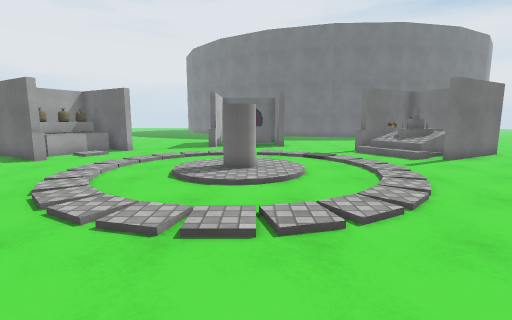
view 1 (above)

18 first-person views from a walk through a Unity game level. The camera is 1.4 m above the floor, tilts 8° down and sees 85° across. The floor is counted in squares, 1 m on a side. Each view is taken from the middle of a square. On the plan, view 1 faces up. The plan holds only what a view shows up to about 14 squares ahead; the rest is blank. The place goes on beyond the plan. The player is left out. Some animated figures are left out. Some surface patterns are stand-ins.

view 2
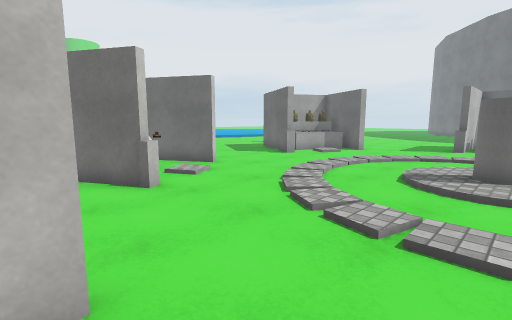

view 3
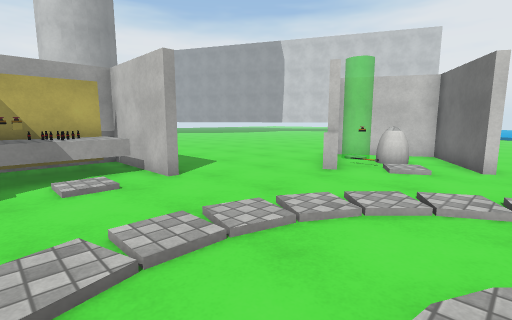

view 4
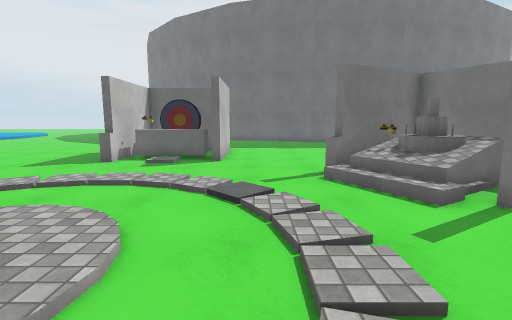

view 5
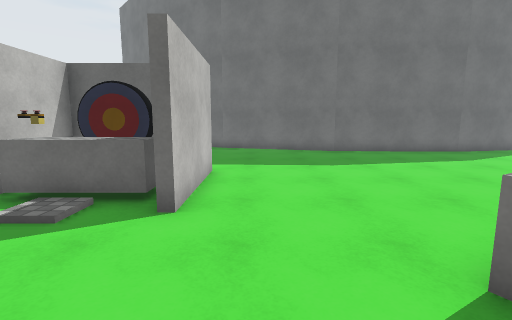

view 6
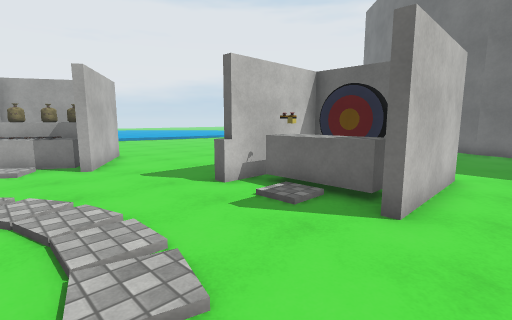

view 7
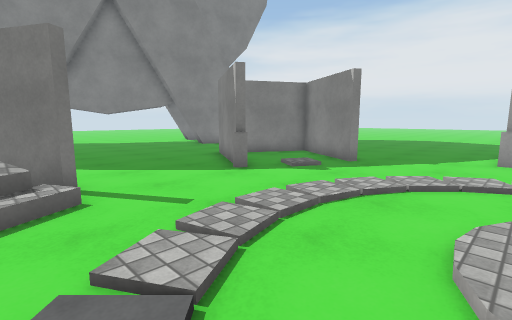

view 8
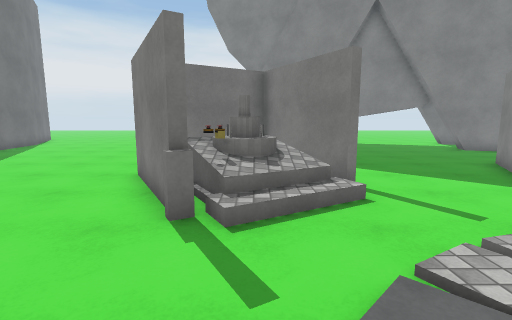

view 9
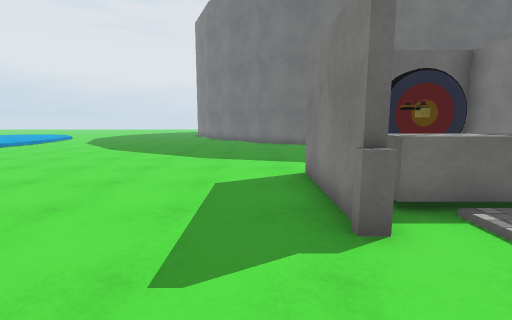

view 10
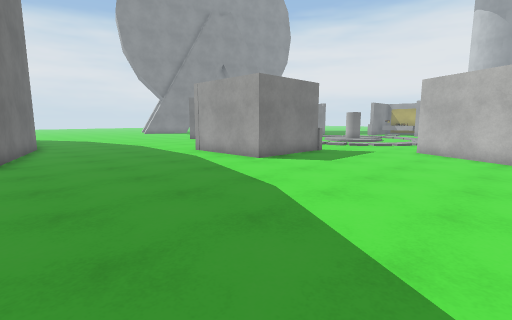

view 11
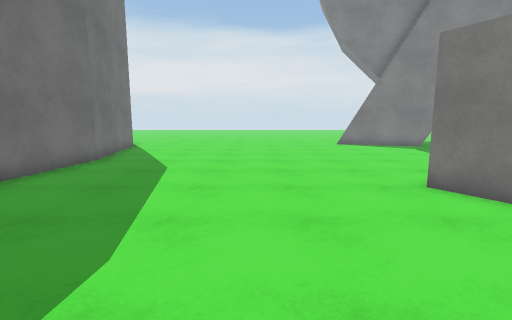

view 12
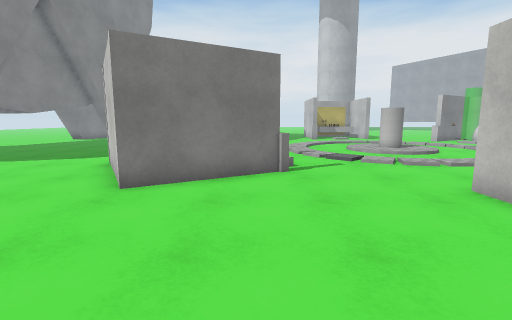

view 13
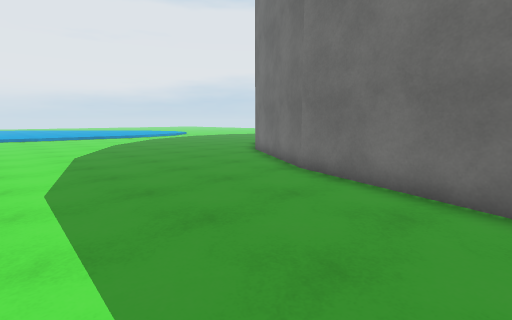

view 14
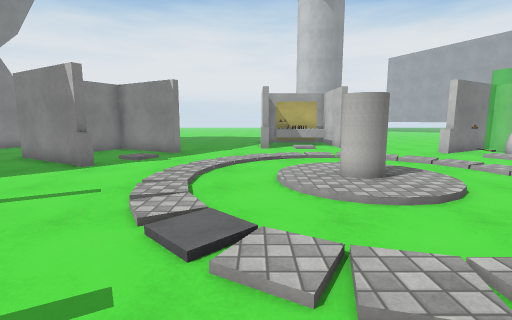

view 15
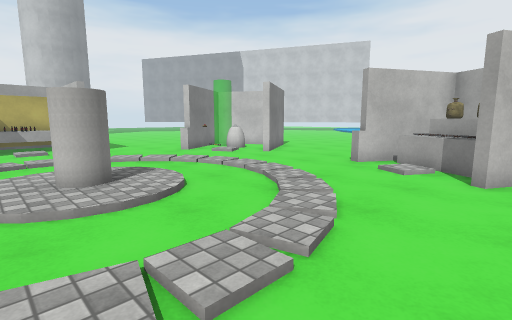

view 16
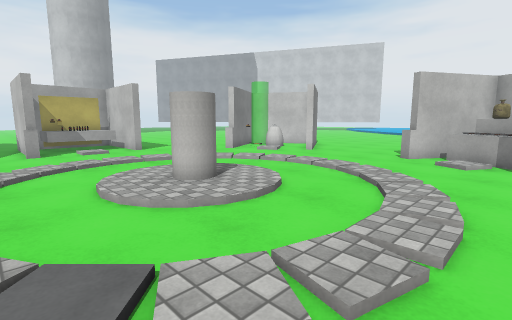

view 17
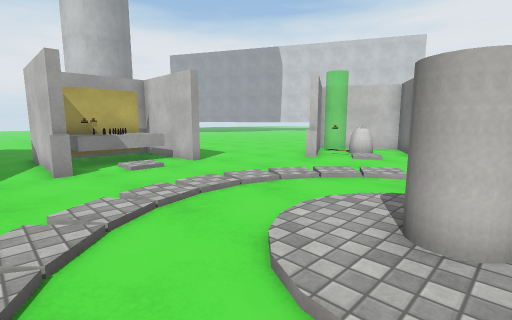

view 18
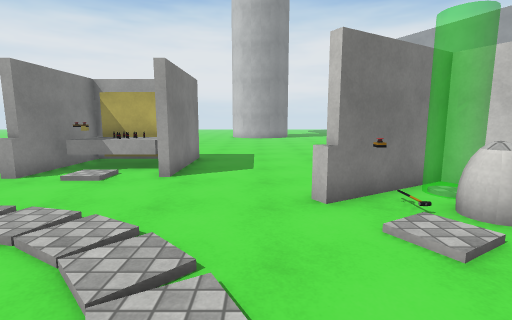

### Floor plan
Key: @ floor where view 1 was taken; # wall or solid block; x gap in a wall; . floor; / step, stairs or slope; = window, fence, low wall or low ledge; ^ raised ledge; v drop or lower ground; B bottle; O other object.
Columns run from 10 left of view 1 to 15 right of it. Each row starts with its distance up from view 1.
 28 . ........####
 27 .............####
 26 ................##########
 25 ..........................
 24 ..........................
 23 ..........................
 22 ..........................
 21 ..........................
 20 .......######.............
 19 .......##OO##.............
 18 .......#OO^^#.............
 17 .......#x^^x#.............
 16 ##................##......
 15 ####............##v##.....
 14 ^ O#.........../#vv #.....
 13 O O............////v#.....
 12 #^..............//v##.....
 11 .#..............//#.......
 10 ......../../..............
  9 .........OO...............
  8 .........OO...............
  7 ......../../..............
  6 ##................#.......
  5 #.................###....
  4 #=..................#....
  3  =vO............#...# ...
  2 # ##............##.##  ..
  1 ##...............###    .#
  0 .......##.@##....
 -1 .......#BBBB#.....
 -2 .......#BBBB#.....
 -3  ......######....
 -4   ......    ....
 -5   ......    ...
 -6             ..
 -7            ..
 -8            ..
 -9            ..

Where each view was taken, in squares from view 1:
view 1: 0 up, 0 right, facing up
view 2: 0 up, 0 right, facing up-left
view 3: 7 up, 1 right, facing down-left
view 4: 6 up, 3 right, facing up
view 5: 12 up, 3 right, facing up
view 6: 12 up, 3 right, facing up-left
view 7: 12 up, 1 right, facing down-right
view 8: 13 up, 1 right, facing right
view 9: 13 up, 4 left, facing up
view 10: 28 up, 10 left, facing down-right
view 11: 20 up, 3 right, facing right
view 12: 22 up, 6 right, facing down
view 13: 21 up, 6 right, facing up-left
view 14: 15 up, 2 right, facing down
view 15: 15 up, 1 right, facing down-left
view 16: 14 up, 3 right, facing down-left
view 17: 9 up, 3 right, facing down-left
view 18: 8 up, 5 left, facing down
